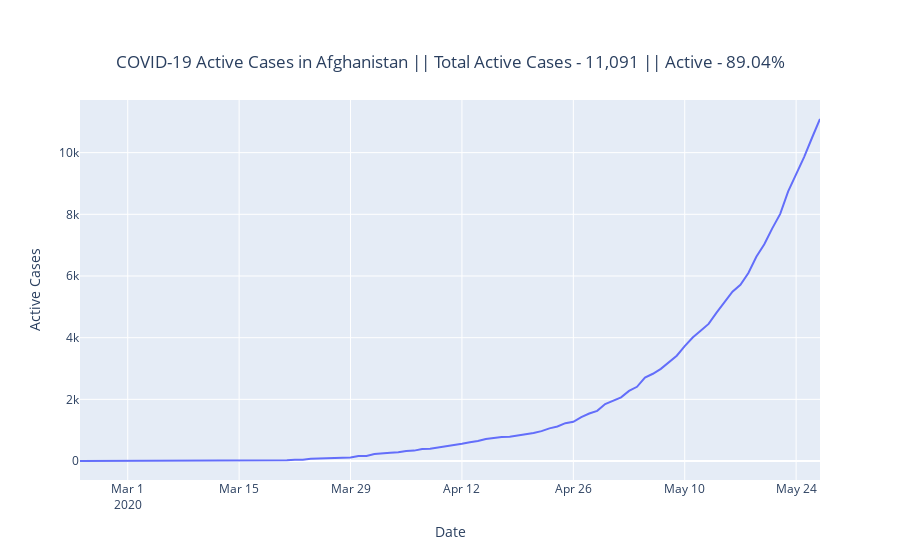

The code cell stored with this chart in its notebook:
### Markdown cell above
# Total Active Cases

### Code cell
x = date_objects
y = active_list
fig = go.Figure(data=go.Scatter(x=x, y=y))
yLabelTitle(fig,y)
fig.show()
